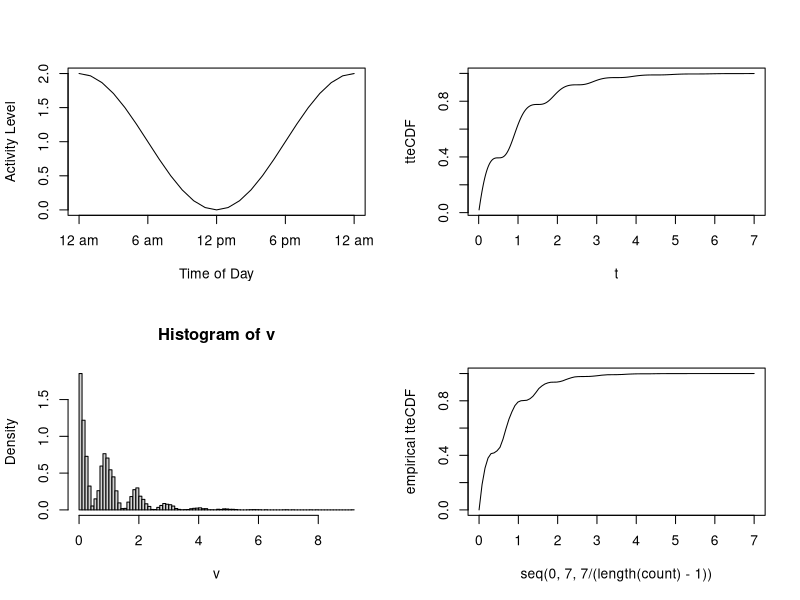
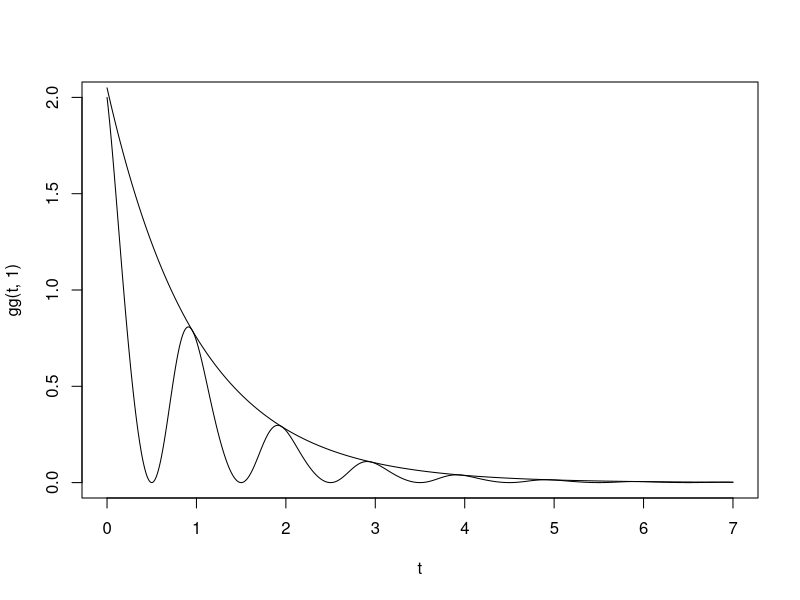
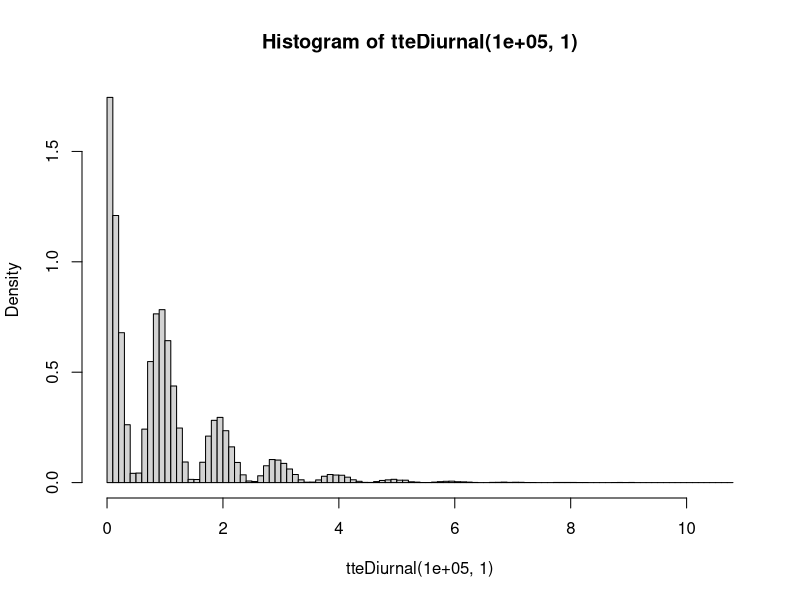
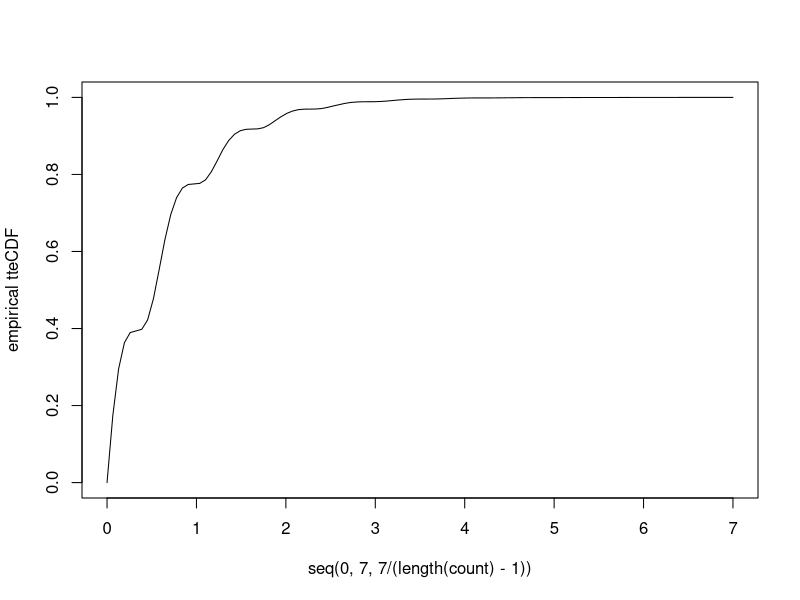

Source code (R) for these figures, in order:

################# First Method - CDF Inversion Using Newton's Method ###################
#################                 Less Efficient                     ###################

par(mfrow=c(2,2))

ff = function(t, peak=0,amp=1){
  amp*(1+cos(2*pi*(t-peak)))
}

ttt = seq(0,1,1/24)

plot(ttt*24, ff(ttt), type = 'l', ylab = "Activity Level", xlab = "Time of Day", xaxt = "n") 
axis(1, c(0:4)*6, c("12 am", "6 am", "12 pm", "6 pm", "12 am"))

gg = function(t,lam){
  lam*(1+cos(2*pi*t))*exp(-lam*(t+sin(2*pi*t)/(2*pi)))
}

hh = function(t,lam){
  1-exp(-lam*(t+sin(2*pi*t)/(2*pi)))
}

t = 1:700/100
plot(t,hh(t,1),type="l",ylab = "tteCDF")

newton = function(f,J,x0,tol) {
  #standard newton's method, compute f and Jacobian as functions
  while (norm(f(x0),'2') > tol) {
    x0 = x0 - qr.solve(J(x0),f(x0))
  }
  return(x0)
}

tteDiurnal = function(N,lam){
  v = rep(0,N)
  u = rexp(N,lam)
  for(i in 1:N){
    f = function(t,s=u[i]){
      1.1*t+sin(2*pi*t)/(2*pi)-s
    }
    fp = function(t){
      1.1+cos(2*pi*t)
    }
    v[i] = newton(f,fp,u[i],10^-2)
  }
  return(v)
}

v = tteDiurnal(10000,1)

count = c(0,hist(v,freq=F,breaks=100)$count)
plot(seq(0,7,7/(length(count)-1)),cumsum(count)/sum(count),type="l",ylab="empirical tteCDF",ylim=c(0,1))


##################### Second Method - Rejection Method #####################
#####################           More Efficient         ##################### 

par(mfrow=c(1,1))

## need to define pdf f1, dominating pdf f2, and constant ST c*f2 > f1
## the smaller the constant, the more efficient the method

## f1
gg = function(t,lam){
  lam*(1+cos(2*pi*t))*exp(-lam*(t+sin(2*pi*t)/(2*pi)))
}

## f2
GG = function(t,lam){
  lam*exp(-lam*t)
}

## to find minimum c to optimize efficiency, need to solve
## f1 <= c*f2 for minimal value of c; in this case,
## this becomes the maximum value of the function
## 1+cos(2*pi*t)-2*pi*sin(2*pi*t)-sin^2(2*pi*t)

g = function(t,lam){
  (1+cos(2*pi*t))*exp(-lam*sin(2*pi*t)/(2*pi))
}

gp = function(t){
 cos(2*pi*t)+1+2*pi*sin(2*pi*t)-sin(2*pi*t)^2
}

gpp = function(t){
  2*pi*(-sin(2*pi*t)+2*pi*cos(2*pi*t)+2*sin(2*pi*t)*cos(2*pi*t))
}

xval = newton(gp,gpp,2,10^-4)
gpp(xval)
lam = 1
c = g(xval,lam)

t = seq(0,7,.01)
## plotting to show dominance with constant c = 2.0495
plot(t,gg(t,1),type="l")
lines(t,c*GG(t,1))
#polygon(c(t,rev(t)),c(gg(t,1),rev(c*GG(t,1))),col="red")


tteDiurnal = function(N,lam){
  v = rep(0,N)
  for(i in 1:N){
    c = 2.0495
    vtemp = 0
    tt = 2
    u = 1
    while(tt*u > 1){
      v[i] = rexp(1,lam)
      tt = c*GG(v[i],lam)/gg(v[i],lam)
      u = runif(1)
    }
  }
  return(v)
}

count = c(0,hist(tteDiurnal(100000,1),freq=F,breaks=100)$count)
plot(seq(0,7,7/(length(count)-1)),cumsum(count)/sum(count),type="l",ylab="empirical tteCDF",ylim=c(0,1))
